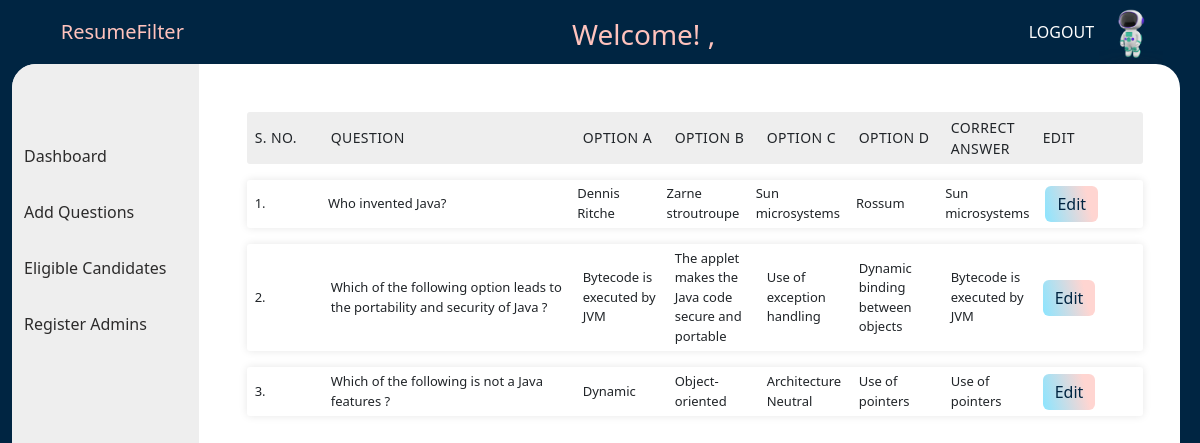
The page /questions/Java on the database as committed earlier.
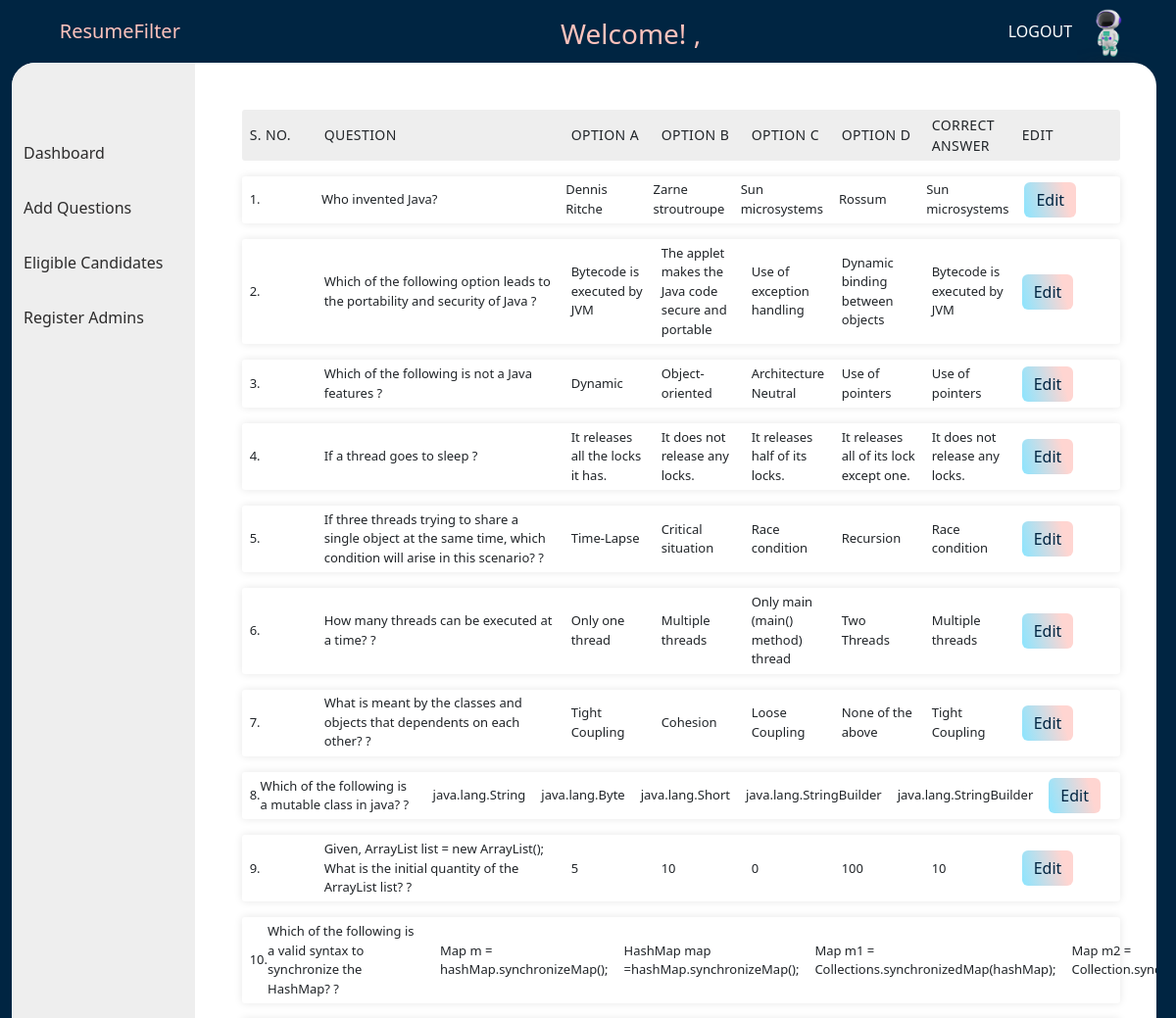
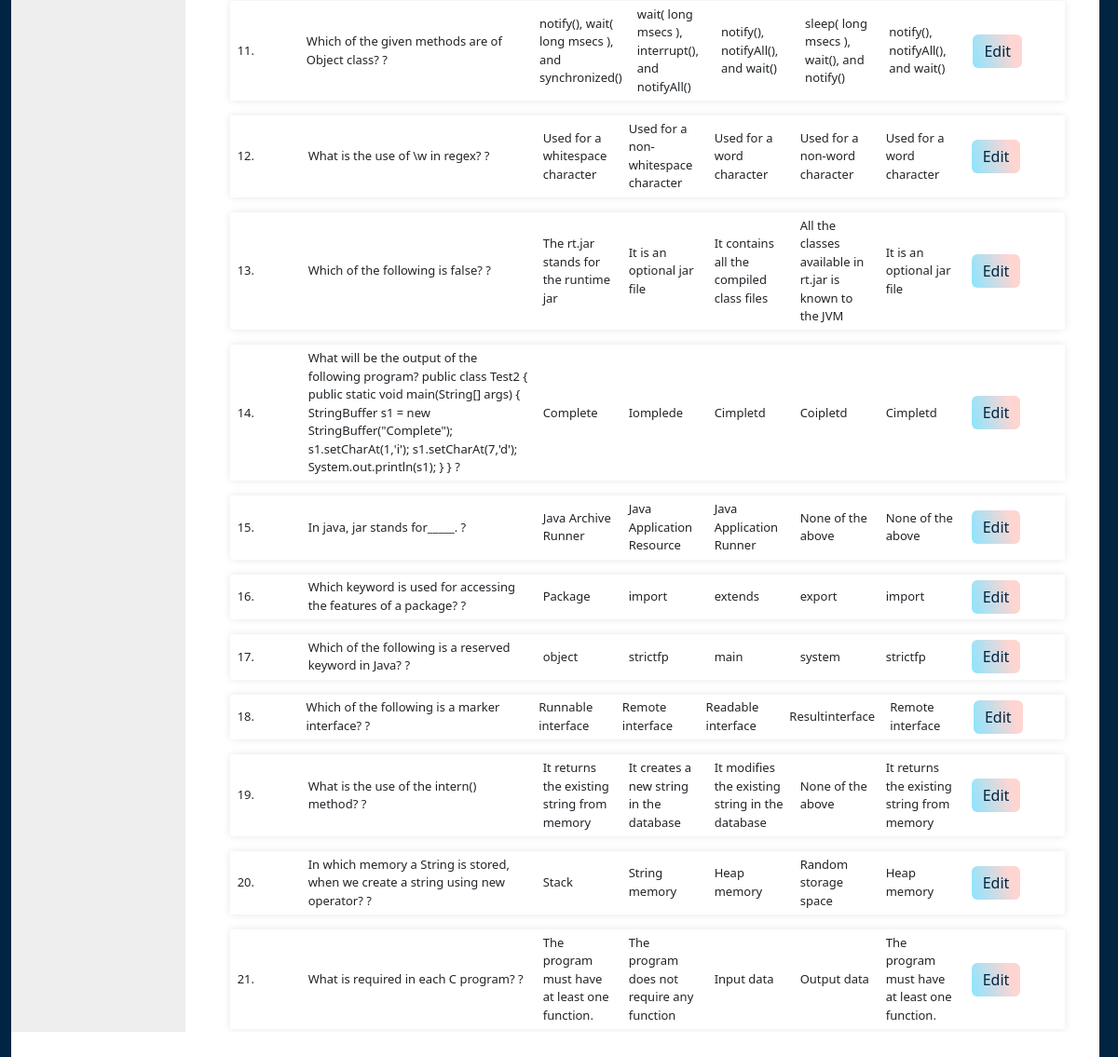
The same page on the database as committed later (2 pictures, top to bottom).
### adminPortal/models.py (models this page shows)
class Question(models.Model):
    question = models.TextField()
    optionA = models.TextField()
    optionB = models.TextField()
    optionC = models.TextField()
    optionD = models.TextField()
    correctOption = models.TextField()
    tag = models.TextField()

### adminPortal/views.py (the view)
# urls.py: path('questions/<tag>', views.questions, name='index'),
def questions(request, tag):
    ques_dict = Question.objects.filter(tag = tag )
    return render(request, 'adminPortal/questions.html', {'ques_dict' : ques_dict})

### templates/adminPortal/questions.html
<!DOCTYPE html>
{% extends 'adminPortal/baseAdmin.html' %}
{% load static %}
{% block header_block %}
<link
  rel="stylesheet"
  href="{% static 'css/adminPortal/questions.css' %}"
/>
{% endblock %}
{% block body_block %}
  <ul class="responsive-table">
    <li class="table-header">
      <div class="col colu-0">S. No.</div>
      <div class="col colu-1">Question</div>
      <div class="col colu-2">Option A</div>
      <div class="col colu-3">Option B</div>
      <div class="col colu-4">Option C</div>
      <div class="col colu-5">Option D</div>
      <div class="col colu-6">Correct Answer</div>
      <div class="col colu-8"> Edit</div>
    </li>
    <div class="tableRows">
      {% for ques in ques_dict %}
      <li class="table-row">
        <div class="col colu-0" data-label="SNo">
          {{ forloop.counter }}.
        </div>
        <div class="col colu-1" data-label="Question">
          {{ ques.question }}
        </div>
        <div class="col colu-2" data-label="optionA">
          {{ques.optionA}}
        </div>
        <div class="col colu-3" data-label="optionB">
          {{ques.optionB}}
        </div>
        <div class="col colu-4" data-label="optionC">
          {{ques.optionC}}
        </div>
        <div class="col colu-5" data-label="optionD">
          {{ques.optionD}}
        </div>
        <div class="col colu-6" data-label="correctAnswer">
          {{ques.correctOption}}
        </div>
        <div class="col colu-7" data-label="edit">
          <a class = "btn btn-primary" href = "edit/{{ques.id}}">  Edit    </a>
        </div>
      </li>
      {% endfor%}
    </div>
  </ul>
{% endblock %}

Rows that differ between the two databases and show on the page:
added Question: question "If a thread goes to sleep ?", optionA "It releases all the locks it has.", optionB "It does not release any locks.", optionC "It releases half of its locks.", optionD "It releases all of its lock except one.", correctOption "It does not release any locks."
added Question: question "If three threads trying to share a single object at the same time, which condition will arise in this scenario? ?", optionA "Time-Lapse", optionB "Critical situation", optionC "Race condition", optionD "Recursion", correctOption "Race condition"
added Question: question "How many threads can be executed at a time? ?", optionA "Only one thread", optionB "Multiple threads", optionC "Only main (main() method) thread", optionD "Two Threads", correctOption "Multiple threads"
added Question: question "What is meant by the classes and objects that dependents on each other? ?", optionA "Tight Coupling", optionB "Cohesion", optionC "Loose Coupling", optionD "None of the above", correctOption "Tight Coupling"
added Question: question "Which of the following is a mutable class in java? ?", optionA "java.lang.String", optionB "java.lang.Byte", optionC "java.lang.Short", optionD "java.lang.StringBuilder", correctOption "java.lang.StringBuilder"
added Question: question "Given, ArrayList list = new ArrayList(); What is the initial quantity of the ArrayList list? ?", optionA "5", optionB "10", optionC "0", optionD "100", correctOption "10"
added Question: question "Which of the following is a valid syntax to synchronize the HashMap? ?", optionA "Map m = hashMap.synchronizeMap();", optionB "HashMap map =hashMap.synchronizeMap();", optionC "Map m1 = Collections.synchronizedMap(hashMap);", optionD "Map m2 =…"
added Question: question "Which of the given methods are of Object class? ?", optionA "notify(), wait( long msecs ), and synchronized()", optionB "wait( long msecs ), interrupt(), and notifyAll()", optionC "notify(), notifyAll(), and wait()", optionD "sleep( long msecs ), wait(), and notify()", correctOption "notify(), notifyAll(), and wait()"
added Question: question "What is the use of \\w in regex? ?", optionA "Used for a whitespace character", optionB "Used for a non-whitespace character", optionC "Used for a word character", optionD "Used for a non-word character", correctOption "Used for a word character"
added Question: question "Which of the following is false? ?", optionA "The rt.jar stands for the runtime jar", optionB "It is an optional jar file", optionC "It contains all the compiled class files", optionD "All the classes available in rt.jar is known to the JVM", correctOption "It is an optional jar file"
added Question: question "What will be the output of the following program? public class Test2 { public static void main(String[] args) { StringBuffer s1 = new StringBuffer(\"Complete\"); s1.setCharAt(1,'i'); s1.setCharAt(7,'d'); System.out.println(s1); } } ?", optionA "Complete", optionB "Iomplede", optionC "Cimpletd", optionD "Coipletd", correctOption "Cimpletd"
added Question: question "In java, jar stands for_____. ?", optionA "Java Archive Runner", optionB "Java Application Resource", optionC "Java Application Runner", optionD "None of the above", correctOption "None of the above"
added Question: question "Which keyword is used for accessing the features of a package? ?", optionA "Package", optionB "import", optionC "extends", optionD "export", correctOption "import"
added Question: question "Which of the following is a reserved keyword in Java? ?", optionA "object", optionB "strictfp", optionC "main", optionD "system", correctOption "strictfp"
added Question: question "Which of the following is a marker interface? ?", optionA "Runnable interface", optionB "Remote interface", optionC "Readable interface", optionD "Resultinterface", correctOption "Remote interface"
added Question: question "What is the use of the intern() method? ?", optionA "It returns the existing string from memory", optionB "It creates a new string in the database", optionC "It modifies the existing string in the database", optionD "None of the above", correctOption "It returns the existing string from memory"
added Question: question "In which memory a String is stored, when we create a string using new operator? ?", optionA "Stack", optionB "String memory", optionC "Heap memory", optionD "Random storage space", correctOption "Heap memory"
added Question: question "What is required in each C program? ?", optionA "The program must have at least one function.", optionB "The program does not require any function", optionC "Input data", optionD "Output data", correctOption "The program must have at least one function."
